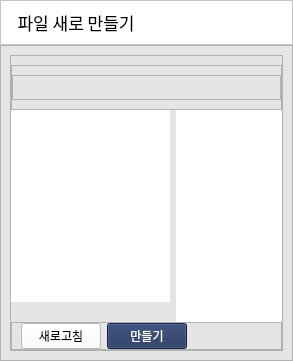
        <widget class="QWidget" name="page_4">
         <layout class="QGridLayout" name="gridLayout_42" rowstretch="1,10">
          <property name="leftMargin">
           <number>0</number>
          </property>
          <property name="topMargin">
           <number>0</number>
          </property>
          <property name="rightMargin">
           <number>0</number>
          </property>
          <property name="bottomMargin">
           <number>0</number>
          </property>
          <property name="spacing">
           <number>0</number>
          </property>
          <item row="0" column="0">
           <widget class="QFrame" name="frame_42">
            <property name="styleSheet">
             <string notr="true">background-color: rgb(255, 255, 255);</string>
            </property>
            <property name="frameShape">
             <enum>QFrame::StyledPanel</enum>
            </property>
            <property name="frameShadow">
             <enum>QFrame::Raised</enum>
            </property>
            <layout class="QGridLayout" name="gridLayout_43" columnstretch="1,5">
             <item row="0" column="0">
              <widget class="QLabel" name="label_20">
               <property name="font">
                <font>
                 <family>맑은 고딕 Semilight</family>
                 <pointsize>13</pointsize>
                </font>
               </property>
               <property name="text">
                <string>  파일 새로 만들기</string>
               </property>
              </widget>
             </item>
             <item row="0" column="1">
              <spacer name="horizontalSpacer_13">
               <property name="orientation">
                <enum>Qt::Horizontal</enum>
               </property>
               <property name="sizeHint" stdset="0">
                <size>
                 <width>40</width>
                 <height>20</height>
                </size>
               </property>
              </spacer>
             </item>
            </layout>
           </widget>
          </item>
          <item row="1" column="0">
           <widget class="QFrame" name="frame_43">
            <property name="styleSheet">
             <string notr="true">background-color: rgb(229, 229, 229);</string>
            </property>
            <property name="frameShape">
             <enum>QFrame::StyledPanel</enum>
            </property>
            <property name="frameShadow">
             <enum>QFrame::Raised</enum>
            </property>
            <layout class="QGridLayout" name="gridLayout_44" rowstretch="1">
             <property name="rightMargin">
              <number>9</number>
             </property>
             <property name="spacing">
              <number>6</number>
             </property>
             <item row="0" column="0">
              <widget class="QFrame" name="frame_44">
               <property name="frameShape">
                <enum>QFrame::StyledPanel</enum>
               </property>
               <property name="frameShadow">
                <enum>QFrame::Raised</enum>
               </property>
               <layout class="QGridLayout" name="gridLayout_45" rowstretch="1,10,1,1" columnstretch="3,2">
                <property name="leftMargin">
                 <number>0</number>
                </property>
                <property name="rightMargin">
                 <number>0</number>
                </property>
                <property name="bottomMargin">
                 <number>0</number>
                </property>
                <property name="verticalSpacing">
                 <number>0</number>
                </property>
                <item row="3" column="0" colspan="2">
                 <widget class="QFrame" name="frame_45">
                  <property name="frameShape">
                   <enum>QFrame::StyledPanel</enum>
                  </property>
                  <property name="frameShadow">
                   <enum>QFrame::Raised</enum>
                  </property>
                  <layout class="QGridLayout" name="gridLayout_46" columnstretch="0,1,1,5">
                   <property name="topMargin">
                    <number>0</number>
                   </property>
                   <property name="rightMargin">
                    <number>0</number>
                   </property>
                   <property name="bottomMargin">
                    <number>0</number>
                   </property>
                   <item row="0" column="2">
                    <widget class="QPushButton" name="New_submit_button">
                     <property name="sizePolicy">
                      <sizepolicy hsizetype="Minimum" vsizetype="Expanding">
                       <horstretch>0</horstretch>
                       <verstretch>0</verstretch>
                      </sizepolicy>
                     </property>
                     <property name="styleSheet">
                      <string notr="true">background-color: rgb(29, 48, 90);
color:rgb(255,255,255);</string>
                     </property>
                     <property name="text">
                      <string>만들기</string>
                     </property>
                    </widget>
                   </item>
                   <item row="0" column="1">
                    <widget class="QPushButton" name="New_repaint_button">
                     <property name="sizePolicy">
                      <sizepolicy hsizetype="Minimum" vsizetype="Expanding">
                       <horstretch>0</horstretch>
                       <verstretch>0</verstretch>
                      </sizepolicy>
                     </property>
                     <property name="styleSheet">
                      <string notr="true">background-color: rgb(255, 255, 255);</string>
                     </property>
                     <property name="text">
                      <string>새로고침</string>
                     </property>
                    </widget>
                   </item>
                   <item row="0" column="3">
                    <spacer name="horizontalSpacer_14">
                     <property name="orientation">
                      <enum>Qt::Horizontal</enum>
                     </property>
                     <property name="sizeHint" stdset="0">
                      <size>
                       <width>40</width>
                       <height>20</height>
                      </size>
                     </property>
                    </spacer>
                   </item>
                  </layout>
                 </widget>
                </item>
                <item row="0" column="0" colspan="2">
                 <widget class="QFrame" name="frame_50">
                  <property name="frameShape">
                   <enum>QFrame::StyledPanel</enum>
                  </property>
                  <property name="frameShadow">
                   <enum>QFrame::Raised</enum>
                  </property>
                  <layout class="QGridLayout" name="gridLayout_52" rowstretch="0,0,0">
                   <property name="leftMargin">
                    <number>0</number>
                   </property>
                   <property name="rightMargin">
                    <number>0</number>
                   </property>
                   <item row="2" column="0">
                    <widget class="QPlainTextEdit" name="New_dirPlainText">
                     <property name="maximumSize">
                      <size>
                       <width>16777215</width>
                       <height>25</height>
                      </size>
                     </property>
                     <property name="inputMethodHints">
                      <set>Qt::ImhMultiLine</set>
                     </property>
                     <property name="readOnly">
                      <bool>true</bool>
                     </property>
                    </widget>
                   </item>
                  </layout>
                 </widget>
                </item>
                <item row="1" column="0">
                 <widget class="QTreeView" name="New_treeView">
                  <property name="styleSheet">
                   <string notr="true">background-color: rgb(255, 255, 255);</string>
                  </property>
                  <property name="frameShape">
                   <enum>QFrame::NoFrame</enum>
                  </property>
                 </widget>
                </item>
                <item row="1" column="1">
                 <widget class="QWidget" name="New_widget" native="true">
                  <property name="styleSheet">
                   <string notr="true">background-color: rgb(255, 255, 255);</string>
                  </property>
                  <layout class="QGridLayout" name="gridLayout_30">
                   <property name="leftMargin">
                    <number>1</number>
                   </property>
                   <property name="topMargin">
                    <number>1</number>
                   </property>
                   <property name="rightMargin">
                    <number>1</number>
                   </property>
                   <property name="bottomMargin">
                    <number>1</number>
                   </property>
                   <item row="0" column="0">
                    <layout class="QVBoxLayout" name="New_layout"/>
                   </item>
                  </layout>
                 </widget>
                </item>
                <item row="2" column="1">
                 <widget class="QLabel" name="New_label">
                  <property name="font">
                   <font>
                    <family>맑은 고딕 Semilight</family>
                    <pointsize>11</pointsize>
                   </font>
                  </property>
                  <property name="styleSheet">
                   <string notr="true">background-color: rgb(255, 255, 255);</string>
                  </property>
                  <property name="text">
                   <string/>
                  </property>
                  <property name="alignment">
                   <set>Qt::AlignCenter</set>
                  </property>
                 </widget>
                </item>
               </layout>
              </widget>
             </item>
            </layout>
           </widget>
          </item>
         </layout>
        </widget>
